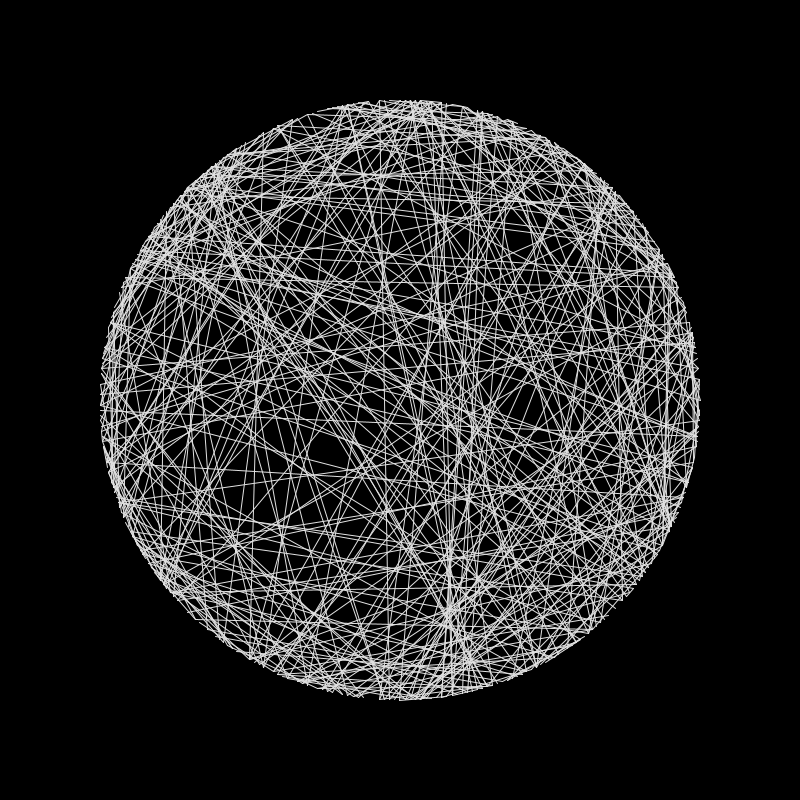
Frame 1 (no input)
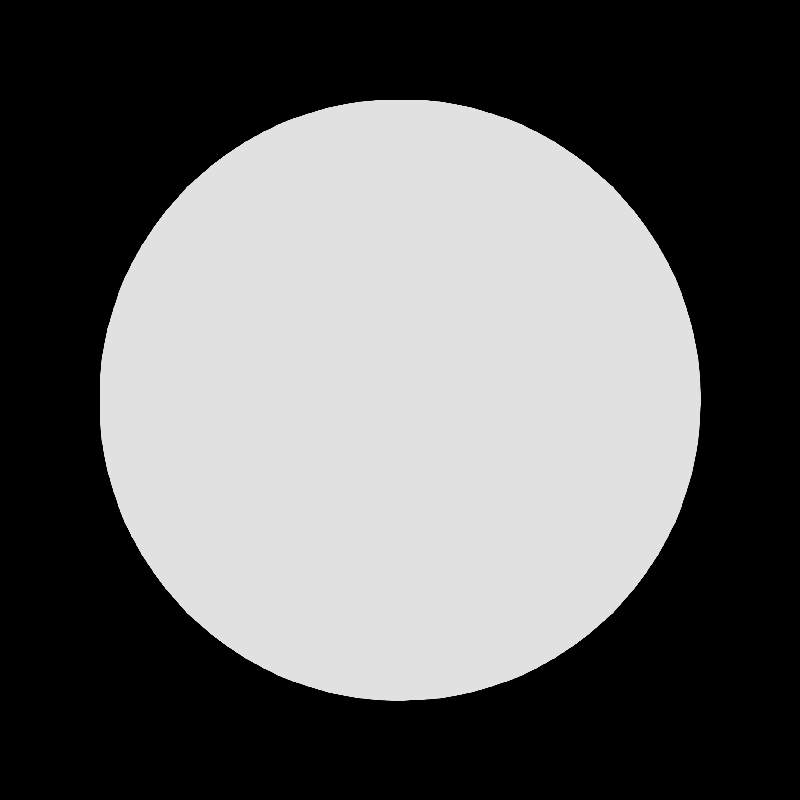
Frame 60 (the mouse pressed at the canvas centre just before this capture)
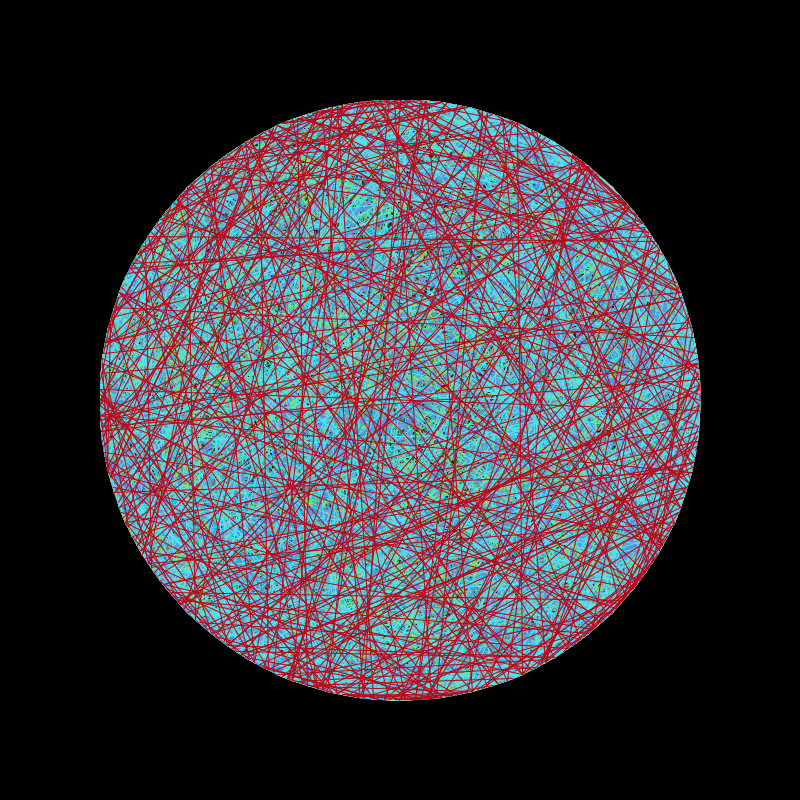
Frame 120 (the mouse held since frame 60 and released just before this capture)

The Processing sketch that drew these frames (run headless with seeded random() and noise(); from frame 60 on, the mouse is pressed at the canvas centre):

// Processing sketch: processing_68882
// ── processing_68882.pde

int radius = 300;  //What is the difference between an int and a float?

float [] xPos = new float [360];  //What are these called and what do they do?
float [] yPos = new float [360];


void setup() {        //Describe what "setup" does:
  size(800,800);      //What does this do?
  smooth();           //What does this do?
  background(0);    //What does this do?
  
  //Describe what's happening here:
  for (int i = 0; i < 360; i++) {
    int deg = i * 1;
    float angle = radians(deg);
    xPos[i] = cos(angle) * radius;
    yPos[i] = sin(angle) * radius;
  }
  
}

void draw() {      //Describe what "draw" does generally:

  //Describe what's happening here:
  translate(width/2, height/2);
  
  //Describe what's happening here:
  if (mousePressed == true) {
    stroke(random(0, 255), random(0, 255), random(0, 255));
  } else {
    stroke(225);
  }

  //Describe what's happening here:
  for (int i = 0; i < 360; i++) {
    int randomline1 = (int)random(360);
    int randomline2 = (int)random(360);
    
    line(xPos[randomline1], yPos[randomline1], xPos[randomline2], yPos[randomline2]);    
    
  }


}
//Describe what this sketch does:
